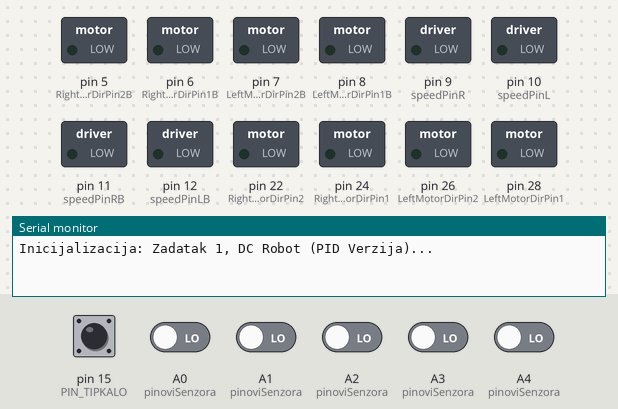
A sketch run on a simulated Arduino Mega 2560, built with avr-gcc and run on an emulated ATmega2560. Shown: switched loads named in the sketch (green lamp = pin HIGH), the last lines printed to the serial monitor. The inputs (shaded band) are chosen by the test bench; at power-on: pin 15 (PIN_TIPKALO) HIGH, A0 (pinoviSenzora), A1 (pinoviSenzora), A2 (pinoviSenzora), A3 (pinoviSenzora), A4 (pinoviSenzora) LOW.

Above: at 0.1 s.
At 1.7 s:
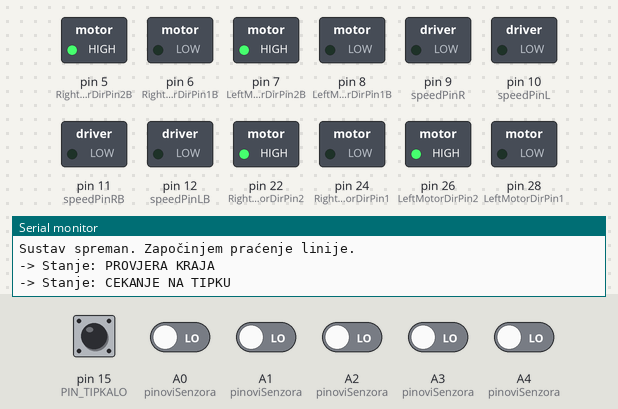
1.8 s: pin 15 (PIN_TIPKALO) pulled LOW for 0.15 s
At 2.4 s:
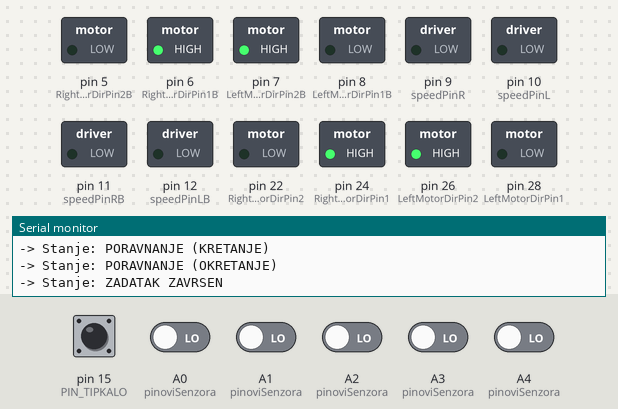
Timing chart, 0 to 4.8 s (numbered marks = the images above; inputs shaded):
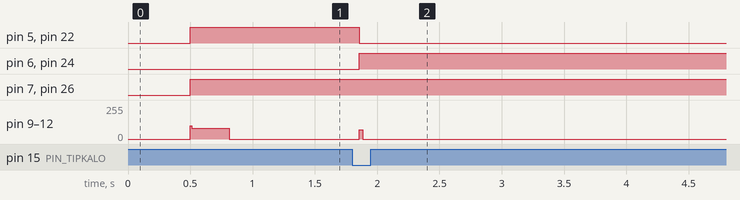

Measured:
- after the input at 1.8 s, pin 5 (RightMotorDirPin2B), pin 22 (RightMotorDirPin2): HIGH → LOW after 0.05 s; pin 6 (RightMotorDirPin1B), pin 24 (RightMotorDirPin1): LOW → HIGH after 0.05 s; pin 9 (speedPinR), pin 10 (speedPinL), pin 11 (speedPinRB), pin 12 (speedPinLB): 0/255 → 70/255 after 0.05 s, → 0/255 0.03 s later

The sketch:

PID-regulator.ino
```cpp
/********************************************************************************
 * @file    Zadatak 1 (Praćenje Linije - DC Motori)
 * @author  Ekipa 'Juraj Dobrila II'
 * @version 2.1 (PID Verzija)
 * @date    07.10.2025.
 *
 * @brief   Upravljački softver za autonomnog robota...
 * (Originalni opis...)
 * Ova verzija nadograđuje P-regulator na puni PID regulator
 * za stabilniju vožnju pri većim brzinama.
 *
 * @hardware
 * (Isti kao prije)
 ********************************************************************************/

//==============================================================================
// DEFINICIJE PINOVA (Hardverska postava)
//==============================================================================
// (Svi pinovi ostaju isti kao u vašem kodu)
// --- Pinovi za prednje motore ---
#define speedPinR 9
#define RightMotorDirPin1 24
#define RightMotorDirPin2 22
#define speedPinL 10
#define LeftMotorDirPin1 28
#define LeftMotorDirPin2 26

// --- Pinovi za stražnje motore ---
#define speedPinRB 11
#define RightMotorDirPin1B 6
#define RightMotorDirPin2B 5
#define speedPinLB 12
#define LeftMotorDirPin1B 8
#define LeftMotorDirPin2B 7

// --- Pinovi za 5-kanalni IR senzor ---
#define sensor1 A4
#define sensor2 A3
#define sensor3 A2
#define sensor4 A1
#define sensor5 A0

//==============================================================================
// GLAVNE POSTAVKE I PARAMETRI
//==============================================================================

const int BROJ_SENZORA = 5;
const int pinoviSenzora[BROJ_SENZORA] = { sensor1, sensor2, sensor3, sensor4, sensor5 };
const int tezine[BROJ_SENZORA] = { -6, -3, 0, 3, 6 };
const int PIN_TIPKALO = 15;

// --- Parametri za P-regulator (PID kontroler) ---
// OVE VRIJEDNOSTI JE POTREBNO EKSPERIMENTALNO PODESITI ZA OPTIMALAN RAD!
float Kp = 9;            // Proporcionalni koeficijent (Počnite tjunirati s ovim)
float Ki = 0.0;          // NOVO: Integralni koeficijent (Tjunirajte zadnje, s malim vrijednostima)
float Kd = 0.0;          // NOVO: Derivativni koeficijent (Tjunirajte drugo, za smirivanje oscilacija)

int osnovnaBrzina = 100; // Osnovna brzina kretanja (0-255).

// --- Parametri za posebne manevre ---
// (Isti kao prije)
const int VRIJEME_PROVJERE_KRAJA_MS = 300;
const int BRZINA_PROVJERE_KRAJA = 80;
const int BRZINA_PORAVNANJA_NAPRIJED = 80;
const int BRZINA_PORAVNANJA_OKRET = 70;

//==============================================================================
// DEFINICIJA STANJA ROBOTA
//==============================================================================
// (Isto kao prije)
enum StanjeRobota {
  PRACENJE_LINIJE,
  PROVJERA_KRAJA,
  CEKANJE_NA_TIPKU,
  PORAVNANJE_KRETANJE,
  PORAVNANJE_OKRETANJE,
  ZADATAK_ZAVRSEN
};

//==============================================================================
// GLOBALNE VARIJABLE
//==============================================================================
int ocitanjaSenzora[BROJ_SENZORA];
StanjeRobota trenutnoStanje = PRACENJE_LINIJE;
unsigned long vrijemePocetkaStanja = 0;
float zadnjePoznatoOdstupanje = 0;

// --- NOVE VARIJABLE ZA PID ---
float integral = 0;           // Zbroj grešaka za I-član
float prethodnoOdstupanje = 0; // Greška iz prošle petlje za D-član

//==============================================================================
// FUNKCIJE NISKE RAZINE ZA UPRAVLJANJE DC MOTORIMA
//==============================================================================
// (Sve funkcije FR_fwd, FL_fwd, RR_fwd, RL_fwd... ostaju ISTE)
void FR_fwd(int speed) {
  digitalWrite(RightMotorDirPin1, LOW);
  digitalWrite(RightMotorDirPin2, HIGH);
  analogWrite(speedPinR, speed);
}
void FR_bck(int speed) {
  digitalWrite(RightMotorDirPin1, HIGH);
  digitalWrite(RightMotorDirPin2, LOW);
  analogWrite(speedPinR, speed);
}
void FL_fwd(int speed) {
  digitalWrite(LeftMotorDirPin1, LOW);
  digitalWrite(LeftMotorDirPin2, HIGH);
  analogWrite(speedPinL, speed);
}
void FL_bck(int speed) {
  digitalWrite(LeftMotorDirPin1, HIGH);
  digitalWrite(LeftMotorDirPin2, LOW);
  analogWrite(speedPinL, speed);
}
void RR_fwd(int speed) {
  digitalWrite(RightMotorDirPin1B, LOW);
  digitalWrite(RightMotorDirPin2B, HIGH);
  analogWrite(speedPinRB, speed);
}
void RR_bck(int speed) {
  digitalWrite(RightMotorDirPin1B, HIGH);
  digitalWrite(RightMotorDirPin2B, LOW);
  analogWrite(speedPinRB, speed);
}
void RL_fwd(int speed) {
  digitalWrite(LeftMotorDirPin1B, LOW);
  digitalWrite(LeftMotorDirPin2B, HIGH);
  analogWrite(speedPinLB, speed);
}
void RL_bck(int speed) {
  digitalWrite(LeftMotorDirPin1B, HIGH);
  digitalWrite(LeftMotorDirPin2B, LOW);
  analogWrite(speedPinLB, speed);
}

//==============================================================================
// FUNKCIJE VISOKE RAZINE ZA KRETANJE
//==============================================================================
// (Sve funkcije 'zaustavi', 'naprijed', 'okreniDesno', 'okreniLijevo' ostaju ISTE)

void zaustavi() {
  analogWrite(speedPinLB, 0);
  analogWrite(speedPinRB, 0);
  analogWrite(speedPinL, 0);
  analogWrite(speedPinR, 0);
}

void naprijed(int brzina) {
  brzina = abs(brzina);
  RL_fwd(brzina);
  RR_fwd(brzina);
  FR_fwd(brzina);
  FL_fwd(brzina);
}

void okreniDesno(int brzina) {
  brzina = abs(brzina);
  RL_fwd(brzina);
  RR_bck(brzina);
  FR_bck(brzina);
  FL_fwd(brzina);
}

void okreniLijevo(int brzina) {
  brzina = abs(brzina);
  RL_bck(brzina);
  RR_fwd(brzina);
  FR_fwd(brzina);
  FL_bck(brzina);
}

// Funkcija 'pokreniMotore' ostaje ISTA
void pokreniMotore(int brzinaLijevo, int brzinaDesno) {
  // Serial.print("BrzinaD: "); Serial.println(brzinaDesno);
  // Serial.print("BrzinaL: "); Serial.println(brzinaLijevo);

  if (brzinaDesno < 0) {
    RR_bck(abs(brzinaDesno));
    FR_bck(abs(brzinaDesno));
  } else {
    RR_fwd(brzinaDesno);
    FR_fwd(brzinaDesno);
  }
  if (brzinaLijevo < 0) {
    RL_bck(abs(brzinaLijevo));
    FL_bck(abs(brzinaLijevo));
  } else {
    RL_fwd(brzinaLijevo);
    FL_fwd(brzinaLijevo);
  }
}

//==============================================================================
// POMOĆNE I GLAVNE FUNKCIJE
//==============================================================================

// Funkcije 'jelSviSenzoriNaCrnom' i 'ocitajSenzore' ostaju ISTE
bool jelSviSenzoriNaCrnom() {
  for (int i = 0; i < BROJ_SENZORA; i++) {
    if (ocitanjaSenzora[i] != 0) return false;
  }
  return true;
}

void ocitajSenzore() {
  for (int i = 0; i < BROJ_SENZORA; i++) {
    ocitanjaSenzora[i] = digitalRead(pinoviSenzora[i]);
    // Serial.print(ocitanjaSenzora[i]); // Smanjiti ispis za brži loop
  }
  // Serial.println();
}

// Funkcija 'izracunajOdstupanje' ostaje ISTA
float izracunajOdstupanje() {
  float tezinskaSuma = 0;
  int senzoraNaLiniji = 0;
  for (int i = 0; i < BROJ_SENZORA; i++) {
    if (ocitanjaSenzora[i] == 0) {
      tezinskaSuma += tezine[i];
      senzoraNaLiniji++;
    }
  }

  if (senzoraNaLiniji > 0) {
    float odstupanje = tezinskaSuma / senzoraNaLiniji;
    zadnjePoznatoOdstupanje = odstupanje;
    return odstupanje;
  } else {
    if (zadnjePoznatoOdstupanje > 0) {
      return 30;
    } else {
      return -30;
    }
  }
}

//==============================================================================
// NADOGRAĐENA FUNKCIJA 'pratiLiniju' (Sada koristi PID)
//==============================================================================
void pratiLiniju() {
  // 1. P-ČLAN (Proporcionalni)
  // Izračunaj trenutnu grešku (koliko smo daleko od centra)
  float odstupanje = izracunajOdstupanje();

  // 2. I-ČLAN (Integralni)
  // Zbroji grešku tijekom vremena
  integral = integral + odstupanje;

  // --- RJEŠENJE ZA "WINDUP" (da integral ne "pobjesni") ---
  // Ako smo prešli preko centra (promjena predznaka), resetiraj integral
  if ((odstupanje > 0 && prethodnoOdstupanje < 0) || (odstupanje < 0 && prethodnoOdstupanje > 0)) {
    integral = 0;
  }
  // Također, ograniči ga na neki maksimum ("clamping")
  integral = constrain(integral, -500, 500); // Podesite ove vrijednosti po potrebi!

  // 3. D-ČLAN (Derivativni)
  // Izračunaj brzinu promjene greške (koliko brzo se približavamo/udaljavamo)
  float derivativ = odstupanje - prethodnoOdstupanje;

  // 4. SPREMI TRENUTNU GREŠKU ZA IDUĆI KRUG
  // Ono što je sad "odstupanje", u idućoj petlji bit će "prethodnoOdstupanje"
  prethodnoOdstupanje = odstupanje;

  // 5. KONAČNI IZRAČUN SKRETANJA (PUNI PID)
  // Zbroji sve tri komponente pomnožene s njihovim koeficijentima
  float skretanje = (Kp * odstupanje) + (Ki * integral) + (Kd * derivativ);

  // 6. PRIMIJENI NA MOTORE (isto kao prije)
  int brzinaLijevo = osnovnaBrzina + skretanje;
  int brzinaDesno = osnovnaBrzina - skretanje;

  pokreniMotore(brzinaLijevo, brzinaDesno);

  // --- DEBUG ISPIS (otkomentirajte po potrebi za tjuniranje) ---
  /*
  Serial.print("Odstup: "); Serial.print(odstupanje);
  Serial.print(" P: "); Serial.print(Kp * odstupanje);
  Serial.print(" I: "); Serial.print(Ki * integral);
  Serial.print(" D: "); Serial.print(Kd * derivativ);
  Serial.print(" Skret: "); Serial.println(skretanje);
  */
}

//==============================================================================
// SETUP FUNCIJA
//==============================================================================
// (Setup funkcija ostaje POTPUNO ISTA)
void setup() {
  Serial.begin(9600);
  Serial.println("Inicijalizacija: Zadatak 1, DC Robot (PID Verzija)...");

  pinMode(RightMotorDirPin1, OUTPUT);
  pinMode(RightMotorDirPin2, OUTPUT);
  pinMode(speedPinL, OUTPUT);
  pinMode(LeftMotorDirPin1, OUTPUT);
  pinMode(LeftMotorDirPin2, OUTPUT);
  pinMode(speedPinR, OUTPUT);
  pinMode(RightMotorDirPin1B, OUTPUT);
  pinMode(RightMotorDirPin2B, OUTPUT);
  pinMode(speedPinLB, OUTPUT);
  pinMode(LeftMotorDirPin1B, OUTPUT);
  pinMode(LeftMotorDirPin2B, OUTPUT);
  pinMode(speedPinRB, OUTPUT);

  for (int i = 0; i < BROJ_SENZORA; i++) {
    pinMode(pinoviSenzora[i], INPUT);
  }
  pinMode(PIN_TIPKALO, INPUT_PULLUP);

  zaustavi();
  delay(500);
  Serial.println("Sustav spreman. Započinjem praćenje linije.");
}

//==============================================================================
// GLAVNA PETLJA (loop)
//==============================================================================
// (Loop funkcija ostaje POTPUNO ISTA, jer smo svu logiku
//  promijenili unutar 'pratiLiniju()')
void loop() {
  ocitajSenzore();

  switch (trenutnoStanje) {
    case PRACENJE_LINIJE:
      pratiLiniju(); // Ova funkcija sada interno koristi PID
      if (jelSviSenzoriNaCrnom()) {
        Serial.println("-> Stanje: PROVJERA KRAJA");
        trenutnoStanje = PROVJERA_KRAJA;
        vrijemePocetkaStanja = millis();
      }
      break;
    case PROVJERA_KRAJA:
      naprijed(BRZINA_PROVJERE_KRAJA);
      if (millis() - vrijemePocetkaStanja > VRIJEME_PROVJERE_KRAJA_MS) {
        if (jelSviSenzoriNaCrnom()) {
          Serial.println("-> Stanje: CEKANJE NA TIPKU");
          zaustavi();
          trenutnoStanje = CEKANJE_NA_TIPKU;
        } else {
          Serial.println("Lažni alarm, vraćam se na praćenje.");
          trenutnoStanje = PRACENJE_LINIJE;
        }
      }
      break;
    case CEKANJE_NA_TIPKU:
      if (digitalRead(PIN_TIPKALO) == LOW) {
        delay(50);
        Serial.println("-> Stanje: PORAVNANJE (KRETANJE)");
        trenutnoStanje = PORAVNANJE_KRETANJE;
      }
      break;
    case PORAVNANJE_KRETANJE:
      naprijed(BRZINA_PORAVNANJA_NAPRIJED);
      if (ocitanjaSenzora[2] == 0) {
        Serial.println("-> Stanje: PORAVNANJE (OKRETANJE)");
        zaustavi();
        trenutnoStanje = PORAVNANJE_OKRETANJE;
      }
      break;
    case PORAVNANJE_OKRETANJE:
      okreniDesno(BRZINA_PORAVNANJA_OKRET);
      if (ocitanjaSenzora[0] == 0 && ocitanjaSenzora[4] == 0) {
        Serial.println("-> Stanje: ZADATAK ZAVRSEN");
        zaustavi();
        trenutnoStanje = ZADATAK_ZAVRSEN;
      }
      break;
    case ZADATAK_ZAVRSEN:
      zaustavi();
      break;
  }
}
```
